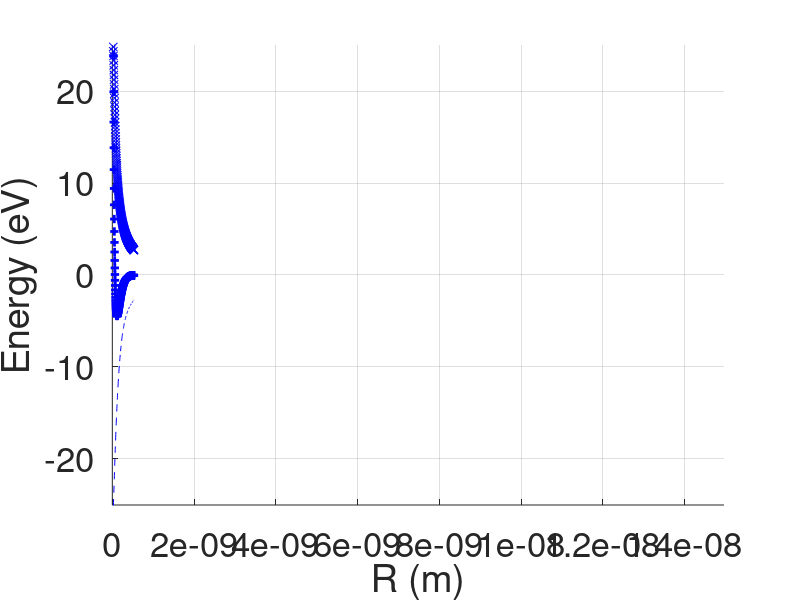

Write the MATLAB code that produced this figure.
clear all
close all

%Constants (all MKS, except energy which is in eV)
hbar = 1.055e-34;
m = 9.110e-31;
epsil = 8.854e-12;
q = 1.602e-19;

a0 = 4*pi*epsil*hbar*hbar/(m*q*q);
E0 = q/(8*pi*epsil*a0);
R0 = 0.05*[1:200];
a = (-2*E0)*(1-(exp(-2*R0).*(1+R0)))./R0;
b = (-2*E0)*exp(-R0).*(1+R0);
s = (1 + R0 + ((R0.^2)/3)).*exp(-R0);
Uee = (2*E0)./sqrt(1+(R0.^2));
UNN = (2*E0)./R0;
EB0 = (a+b)./(1+s);
R = a0*R0;

hold on
h = plot(R,EB0, 'b--');
h = plot(R,Uee, 'bx');
h = plot(R,UNN, 'b');
h = plot(R,(2*EB0) + UNN + Uee,' b+');
set(h,'linewidth' ,[2.0])
set(gca,'Fontsize' ,[25])
grid on
xlabel('R (m)' )
ylabel('Energy (eV)' )
axis([0 4e-10 -25 25])
